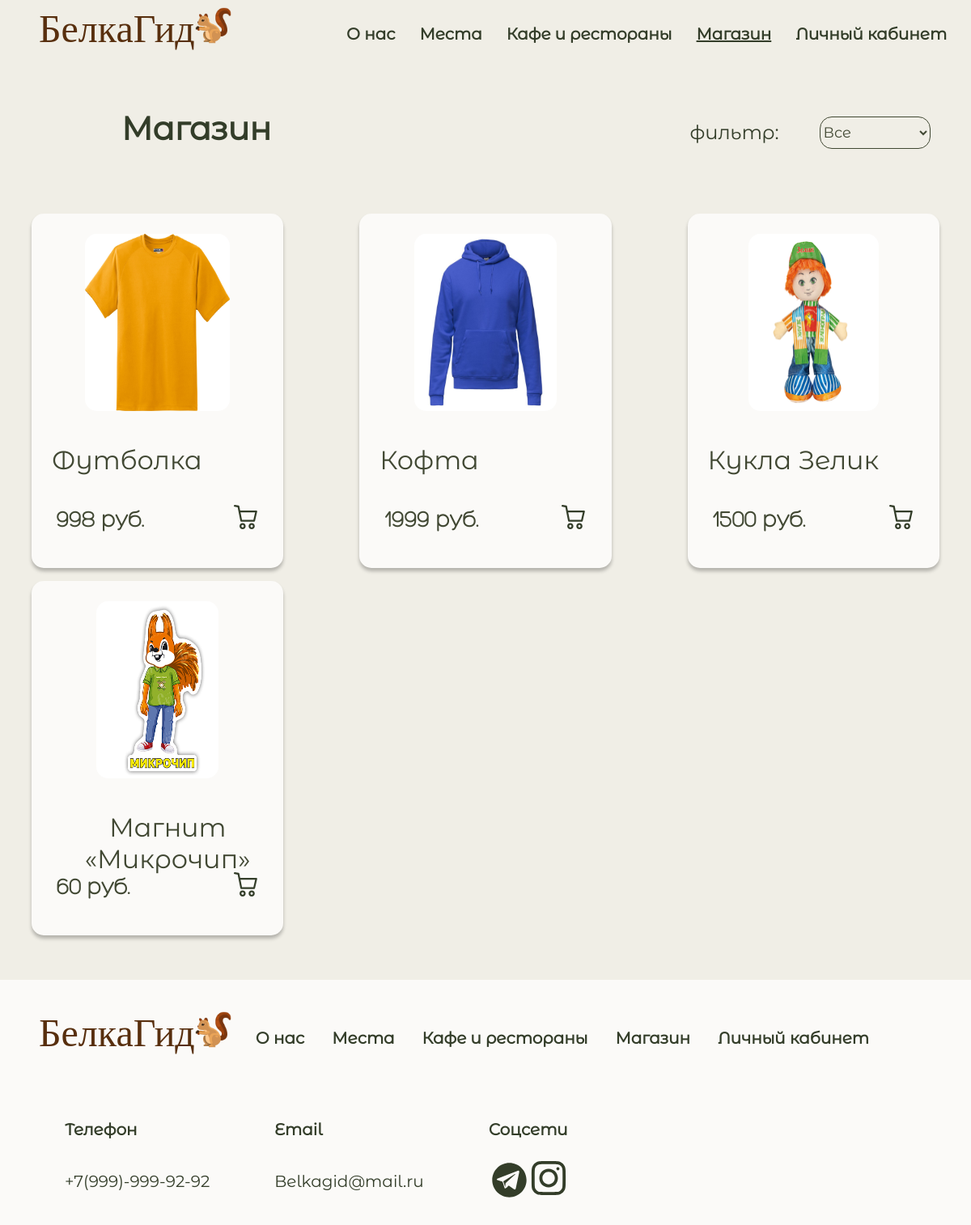
The app's page /shop/ with its own data.
### belka/models.py (models this page shows, shortened)
class Shop(models.Model):
    name = models.TextField()
    cost = models.IntegerField()
    image = models.FilePathField(path='static/img/shops', null=1)
    type = models.IntegerField(default=0)

### belka/views.py (the view)
# urls.py: path('shop/', shop_page),
def shop_page(request):
    items = Shop.objects.all()
    for item in items:
        item.image = item.image.replace("static/", "")
    context = {
        'items': items,
    }
    return render(request, 'magazin.html', context)

### templates/magazin.html (shortened to what this page needs)
{% load static %}
<!DOCTYPE html>
<html>
<head>
    <link rel="stylesheet" href="{% static 'css/main.css' %}">
    <link rel="stylesheet" href="{% static 'css/main1.css' %}">
    <link rel="stylesheet" href="{% static 'css/main2.css' %}">
    <link rel="stylesheet" href="{% static 'css/main3.css' %}">
    <link rel="stylesheet" href="{% static 'css/main4.css' %}">
</head>
<body>
<div class="wrapper">
    <div class="content">
        <header>
            <div class="headermenu">
                <div class="logo">
                    <div class="logotype">
                        <div class="nazvanie"><a href="/">БелкаГид</a></div>
                        <a href="/"><img class="imgbelka" src="{% static 'img/белка.png' %}" alt="" width="55"
                             height="55"></a>
                    </div>
                    <div class="menu">
                        <a href="../about">О нас</a>
                        <a href="../places">Места</a>
                        <a href="../cafe">Кафе и рестораны</a>
                        <a style="text-decoration: underline;" href="../shop">Магазин</a>
                        <a href="../profile">Личный кабинет</a>
                    </div>
                </div>
            </div>
        </header>
        <div class="strname">
            <h1>Магазин</h1>
            <h2>фильтр: </h2>
            <select id="type-filter" class="boxfiltr" onchange="filterItems()">
                <option value="all">Все</option>
            </select>
        </div>
        <div class="tovari">
            {% for item in items %}
                <div class="tovar" data-type="{{ item.type }}">
                    <img src="{% static item.image %}" alt="{{ item.name }}">
                    <div class="card-body">
                        <h1>{{ item.name }}</h1>
                        <h2>{{ item.cost }} руб.</h2>
                    </div>
                </div>
            {% endfor %}
        </div>
        <div class="footer">
            <div class="logo">
                <div class="logotype">
                    <div class="nazvanie"><a href="/">БелкаГид</a></div>
                    <a href="/"><img class="imgbelka" src="{% static 'img/белка.png' %}" alt="" width="55"
                             height="55"></a>
                </div>
                <div class="footermenu">
                    <a href="../about">О нас</a>
                    <a href="../places">Места</a>
                    <a href="../cafe">Кафе и рестораны</a>
                    <a href="../shop">Магазин</a>
                    <a href="../profile">Личный кабинет</a>
                </div>
            </div>
            <div class="logo">
                <div class="svyzi">
                    <div class="svyz">
                        <h1>Телефон</h1>
                        <h2>+7(999)-999-92-92</h2>
                    </div>
                    <div class="svyz">
                        <h1>Email</h1>
                        <h2>Belkagid@mail.ru</h2>
                    </div>
                    <div class="svyz">
                        <h1>Соцсети</h1>
                        <div class="managers">
                        </div>
                    </div>
                </div>
            </div>
        </div>
</body>
</html>

### static/css/main.css (style rules this page uses)
html { overflow-y: scroll; background: #f0eee6; }
* { margin: 0; padding: 0; }
html, body { height: 100%; }
.wrapper { display: flex; flex-direction: column; height: 100%; }
.content { flex: 1 0 auto; }
.footer { flex: 0 0 auto; }

### static/css/main1.css (style rules this page uses)
html { overflow-y: scroll; background: #f0eee6; }
* { margin: 0; padding: 0; }
html, body { height: 100%; }
.wrapper { display: flex; flex-direction: column; height: 100%; }
.content { flex: 1 0 auto; }
.footer { flex: 0 0 auto; }

### static/css/main3.css (style rules this page uses)
html { overflow-y: scroll; background: #f0eee6; }
* { margin: 0; padding: 0; }
html, body { height: 100%; }
.wrapper { display: flex; flex-direction: column; height: 100%; }
.content { flex: 1 0 auto; }
.footer { flex: 0 0 auto; }

### static/css/main4.css (style rules this page uses)
html { overflow-y: scroll; background: #f0eee6; }
* { margin: 0; padding: 0; }
html, body { height: 100%; }
.wrapper { display: flex; flex-direction: column; height: 100%; }
.content { flex: 1 0 auto; }
.footer { flex: 0 0 auto; }

### records on screen
Shop: shows a picture, name "Футболка", cost "998"
Shop: shows a picture, name "Кофта", cost "1999"
Shop: shows a picture, name "Кукла Зелик", cost "1500"
Shop: shows a picture, name "Магнит «Микрочип»", cost "60"
